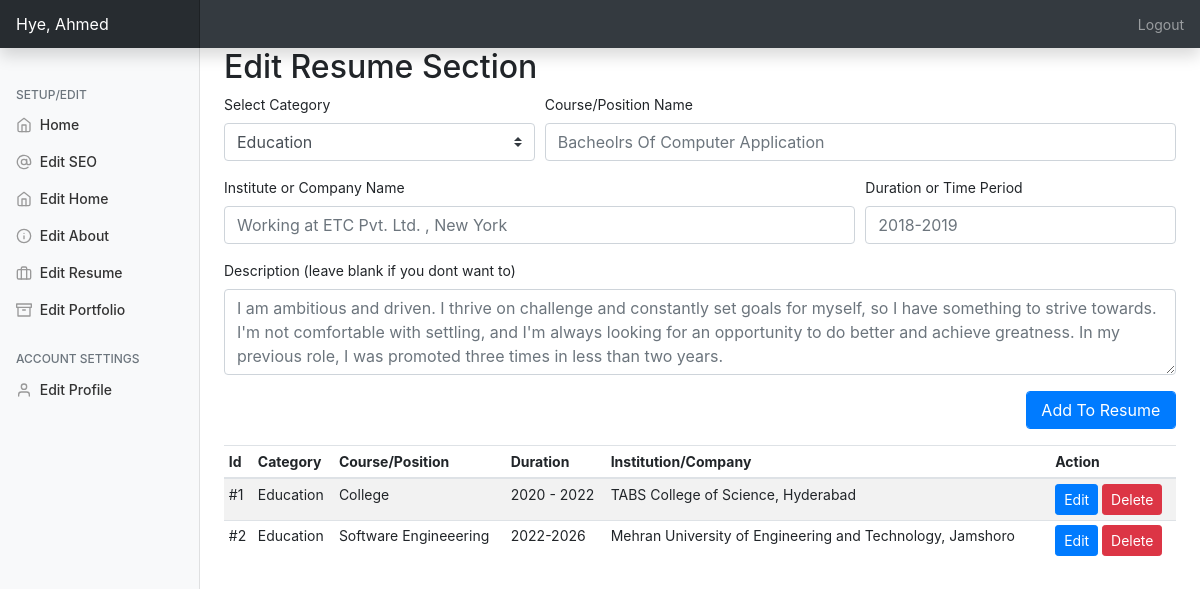
The app's page /admin/?editresume=true (signed in) with its own data.
### tables this page shows
CREATE TABLE `resume` (
  `id` int(11) NOT NULL,
  `category` varchar(250) NOT NULL,
  `title` varchar(250) NOT NULL,
  `year` varchar(250) NOT NULL,
  `ogname` varchar(250) NOT NULL,
  `workdesc` text NOT NULL
);

### admin/php/resume.php (the view, shortened to what this page needs)
<h2>Edit Resume Section</h2>
         <form action="php/uresume.php" method="post">
                 <div class="form-row">
                   <div class="form-group col-md-4">
                   <label>Select Category</label>
                    <select name="category" class="custom-select">
  <option value="e" selected>Education</option>
</select></div>
                     <div class="form-group col-md-8">
    <label for="sn">Course/Position Name</label>
    <input type="text" name="title" class="form-control" id="website" placeholder="Bacheolrs Of Computer Application" required>
  </div>
   <div class="form-group col-md-8">
    <label for="website">Institute or Company Name</label>
    <input type="text" name="ogname" class="form-control" id="website" placeholder="Working at ETC Pvt. Ltd. , New York" required>
  </div>
   <div class="form-group col-md-4">
    <label for="website">Duration or Time Period</label>
    <input type="text" name="year" class="form-control" id="website" placeholder="2018-2019" required>
  </div>
  <div class="form-group col-md-12">
    <label for="exampleFormControlTextarea1">Description (leave blank if you dont want to)</label>
    <textarea class="form-control" name="workdesc" id="exampleFormControlTextarea1" rows="3" placeholder="I am ambitious and driven. I thrive on challenge and constantly set goals for myself, so I have something to strive towards. I'm not comfortable with settling, and I'm always looking for an opportunity to do better and achieve greatness. In my previous role, I was promoted three times in less than two years."></textarea>
  </div>
   <div class="form-group col-md-2 ml-auto">
      <input type="submit" name="addtoresume" class="btn btn-primary form-control" value="Add To Resume">
   </div>
                 </div>
             </form>
         <table id="rlist" class="table table-striped table-sm .table-responsive ">
          <thead>
            <tr>
              <th>Id</th>
              <th>Category</th>
              <th>Course/Position</th>
              <th>Duration</th>
              <th>Institution/Company</th>
              <th>Action</th>
            </tr>
          </thead>
          <tbody>
         <?php
$query2="SELECT * FROM resume";
$queryrun2=mysqli_query($db,$query2);
$count=1;
while($data2=mysqli_fetch_array($queryrun2)){
    $cat = $data2['category']=='e'?$cat="Education":$cat="Experience";
    ?>
     <tr>
         <div class="modal fade" id="modal<?=$data2['id']?>" tabindex="-1" role="dialog" aria-labelledby="exampleModalLabel" aria-hidden="true">
          <td>#<?=$count?></td>
              <td><?=$cat?></td>
         <td><?=$data2['title']?></td>
         <td><?=$data2['year']?></td>
         <td><?=$data2['ogname']?></td>
         <td>
         <button type="button" class="btn btn-primary btn-sm" data-toggle="modal" data-target="#modal<?=$data2['id']?>">
  Edit
</button> <a href="php/uresume.php?del=<?=$data2['id']?>"><button type="button" class="btn btn-danger btn-sm" data-toggle="modal" data-target="#exampleModal">
  Delete
             </button></a></td>
            </tr>
         <?php $count++;
} ?>
             </tbody></table>

### admin/css/dashboard.css (style rules this page uses)
body { font-size: .875rem; }

### records on screen
resume: category "Education", title "College", year "2020 - 2022", ogname "TABS College of Science, Hyderabad"
resume: category "Education", title "Software Engineeering", year "2022-2026", ogname "Mehran University of Engineering and Technology, Jamshoro"

### other values on screen
$_SESSION['username'] "Ahmed"
